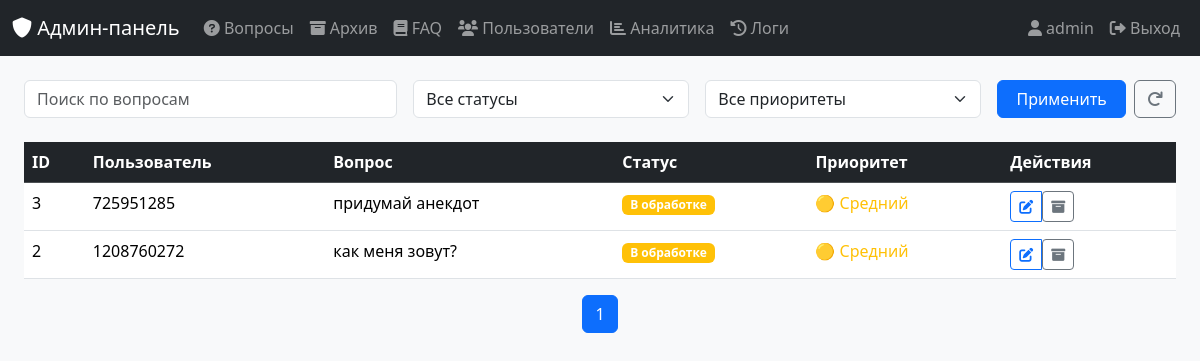
The page / (signed in) on the database its author committed.
### database.py (models this page shows)
class User(Base, UserMixin):
    __tablename__ = "users"
    id = Column(Integer, primary_key=True, index=True)
    username = Column(String, unique=True, nullable=False)
    password = Column(String, nullable=False)
    role = Column(String, default="user")
    _is_active = Column("is_active", Integer, default=1)
    logs = relationship("Log", back_populates="user")

class Question(Base):
    __tablename__ = "questions"
    id = Column(Integer, primary_key=True, index=True)
    user_id = Column(Integer, nullable=False)
    question = Column(Text, nullable=False)
    status = Column(String, default="в обработке")
    response = Column(Text, nullable=True)
    is_archived = Column(Integer, default=0)
    priority = Column(Integer, default=1)
    created_at = Column(DateTime, default=datetime.datetime.now)
    logs = relationship("Log", back_populates="question")
    ratings = relationship("ResponseRating", back_populates="question")

### admin_panel.py (the view)
@app.route("/")
@login_required
@requires_role("admin", "moderator", "superadmin")
def index():
    session = SessionLocal()
    try:
        query = session.query(Question).filter(Question.is_archived == 0)
        search = request.args.get('search', '').strip()
        status = request.args.get('status', '').strip()
        priority = request.args.get('priority', '').strip()
        if search:
            query = query.filter(Question.question.ilike(f'%{search}%'))
        if status:
            query = query.filter(Question.status == status)
        if priority and priority.isdigit():
            query = query.filter(Question.priority == int(priority))
        query = query.order_by(Question.priority.desc(), Question.id.desc())
        page = request.args.get('page', 1, type=int)
        per_page = 10
        questions = query.offset((page - 1) * per_page).limit(per_page).all()
        total = query.count()
        total_pages = math.ceil(total / per_page)
        users = session.query(User).all()
        return render_template(
            "index.html",
            questions=questions,
            page=page,
            total_pages=total_pages,
            users=users
        )
    finally:
        session.close()

### admin_panel.py (called while the page is built)
def combine(dict1, dict2):
    new_dict = dict1.copy() if dict1 else {}
    new_dict.update(dict2)
    return new_dict

def requires_role(*roles):
    def decorator(f):
        @wraps(f)
        def wrapped(*args, **kwargs):
            if not current_user.role in roles:
                flash("У вас нет доступа к этой странице.", "danger")
                return redirect(url_for("index"))
            return f(*args, **kwargs)
        return wrapped
    return decorator

### auth.py (called while the page is built)
@login_manager.user_loader
def load_user(user_id):
    session = SessionLocal()
    try:
        user = session.query(User).filter(User.id == user_id).first()
        return user
    finally:
        session.close()

### templates/index.html (shortened to what this page needs)
{% extends "base.html" %}
{% block content %}
    <form method="get" action="{{ url_for('index') }}" class="row g-3 mb-4">
        <div class="col-md-4">
            <input type="text" name="search" placeholder="Поиск по вопросам" class="form-control"
                   value="{{ request.args.get('search', '') }}">
        </div>
        <div class="col-md-3">
            <select name="status" class="form-select">
                <option value="">Все статусы</option>
            </select>
        </div>
        <div class="col-md-3">
            <select name="priority" class="form-select">
                <option value="">Все приоритеты</option>
            </select>
        </div>
        <div class="col-md-2 d-flex">
            <button type="submit" class="btn btn-primary flex-grow-1">Применить</button>
            <a href="{{ url_for('index') }}" class="btn btn-outline-secondary ms-2" title="Сбросить фильтры">
                <i class="fas fa-redo"></i>
            </a>
        </div>
    </form>
    <div class="table-responsive">
        <table class="table table-hover">
            <thead class="table-dark">
                <tr>
                    <th>ID</th>
                    <th>Пользователь</th>
                    <th>Вопрос</th>
                    <th>Статус</th>
                    <th>Приоритет</th>
                    <th>Действия</th>
                </tr>
            </thead>
            <tbody>
                {% for question in questions %}
                <tr>
                    <td>{{ question.id }}</td>
                    <td>{{ question.user_id if question.user_id else 'Неизвестный' }}</td>
                    <td>{{ question.question }}</td>
                    <td>
                        {% if question.status == 'отвечен' %}
                            <span class="badge bg-success">Отвечен</span>
                        {% else %}
                            <span class="badge bg-warning">В обработке</span>
                        {% endif %}
                    </td>
                    <td>
                        {% if question.priority == 1 %}
                            <span class="text-success">🟢 Низкий</span>
                        {% elif question.priority == 2 %}
                            <span class="text-warning">🟡 Средний</span>
                        {% else %}
                            <span class="text-danger">🔴 Высокий</span>
                        {% endif %}
                    </td>
                    <td>
                        <div class="btn-group">
                            <a href="{{ url_for('edit_question', question_id=question.id) }}"
                               class="btn btn-sm btn-outline-primary">
                                <i class="fas fa-edit"></i>
                            </a>
                            {% if current_user.role in ['moderator','admin', 'superadmin'] %}
                            <form action="{{ url_for('archive_question', question_id=question.id) }}"
                                  method="POST" style="display: inline;">
                                <button type="submit" class="btn btn-sm btn-outline-secondary">
                                    <i class="fas fa-archive"></i>
                                </button>
                            </form>
                            {% endif %}
                        </div>
                    </td>
                </tr>
                {% endfor %}
            </tbody>
        </table>
    </div>
    {% set base_args = request.args.to_dict() %}
    <nav aria-label="Постраничная навигация">
      <ul class="pagination justify-content-center">
        {% for p in range(1, total_pages + 1) %}
        <li class="page-item {% if p == page %}active{% endif %}">
          <a class="page-link" href="{{ url_for('index', **(base_args|combine({'page': p}))) }}">{{ p }}</a>
        </li>
        {% endfor %}
      </ul>
    </nav>
{% endblock %}

### templates/base.html (shortened to what this page needs)
<!DOCTYPE html>
<html lang="ru">
<head>
    <link href="https://cdn.jsdelivr.net/npm/bootstrap@5.3.2/dist/css/bootstrap.min.css" rel="stylesheet">
    <link href="https://cdnjs.cloudflare.com/ajax/libs/font-awesome/6.0.0-beta3/css/all.min.css" rel="stylesheet">
</head>
<body class="bg-light">
    <div class="container-fluid px-0">
        <nav class="navbar navbar-expand-lg navbar-dark bg-dark mb-4">
            <div class="container-fluid">
                <a class="navbar-brand" href="{{ url_for('index') }}">
                    <i class="fas fa-shield-alt"></i> Админ-панель
                </a>
                <div class="collapse navbar-collapse" id="navbarNav">
                    <ul class="navbar-nav">
                        {% if current_user.is_authenticated %}
                            <li class="nav-item">
                                <a class="nav-link" href="{{ url_for('index') }}">
                                    <i class="fas fa-question-circle"></i> Вопросы
                                </a>
                            </li>
                            <li class="nav-item">
                                <a class="nav-link" href="{{ url_for('archive') }}">
                                    <i class="fas fa-archive"></i> Архив
                                </a>
                            </li>
                            <li class="nav-item">
                                <a class="nav-link" href="{{ url_for('faq') }}">
                                    <i class="fas fa-book"></i> FAQ
                                </a>
                            </li>
                            {% if current_user.role in ['admin', 'superadmin'] %}
                                <li class="nav-item">
                                    <a class="nav-link" href="{{ url_for('manage_users') }}">
                                        <i class="fas fa-users"></i> Пользователи
                                    </a>
                                </li>
                                <li class="nav-item">
                                    <a class="nav-link" href="{{ url_for('analytics') }}">
                                        <i class="fas fa-chart-bar"></i> Аналитика
                                    </a>
                                </li>
                                <li class="nav-item">
                                    <a class="nav-link" href="{{ url_for('logs_page') }}">
                                        <i class="fas fa-history"></i> Логи
                                    </a>
                                </li>
                            {% endif %}
                        {% endif %}
                    </ul>
                    {% if current_user.is_authenticated %}
                        <ul class="navbar-nav ms-auto">
                            <li class="nav-item">
                                <span class="nav-link">
                                    <i class="fas fa-user"></i> {{ current_user.username }}
                                </span>
                            </li>
                            <li class="nav-item">
                                <a class="nav-link" href="{{ url_for('auth.logout') }}">
                                    <i class="fas fa-sign-out-alt"></i> Выход
                                </a>
                            </li>
                        </ul>
                    {% endif %}
                </div>
            </div>
        </nav>
        <div class="container-fluid px-2 px-md-3 px-lg-4">
            {% block content %}{% endblock %}
        </div>
    </div>
</body>
</html>

### rows shown on the page
User: username "admin"
Question: id "3", user "725951285", question "придумай анекдот", status "В обработке", priority "🟡 Средний"
Question: id "2", user "1208760272", question "как меня зовут?", status "В обработке", priority "🟡 Средний"

### other values the page prints
{{ p }} "1"
